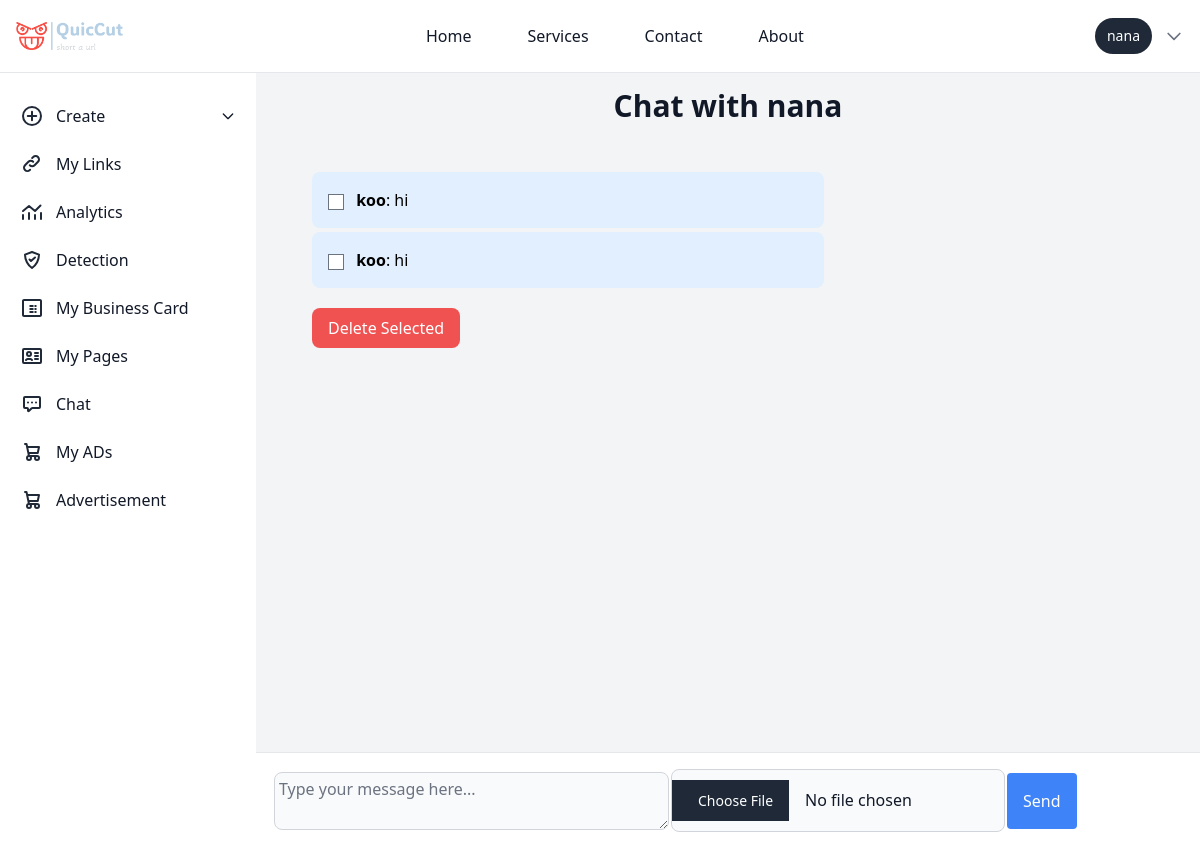
Page /chat/nana/ (signed in) on the earlier database version.
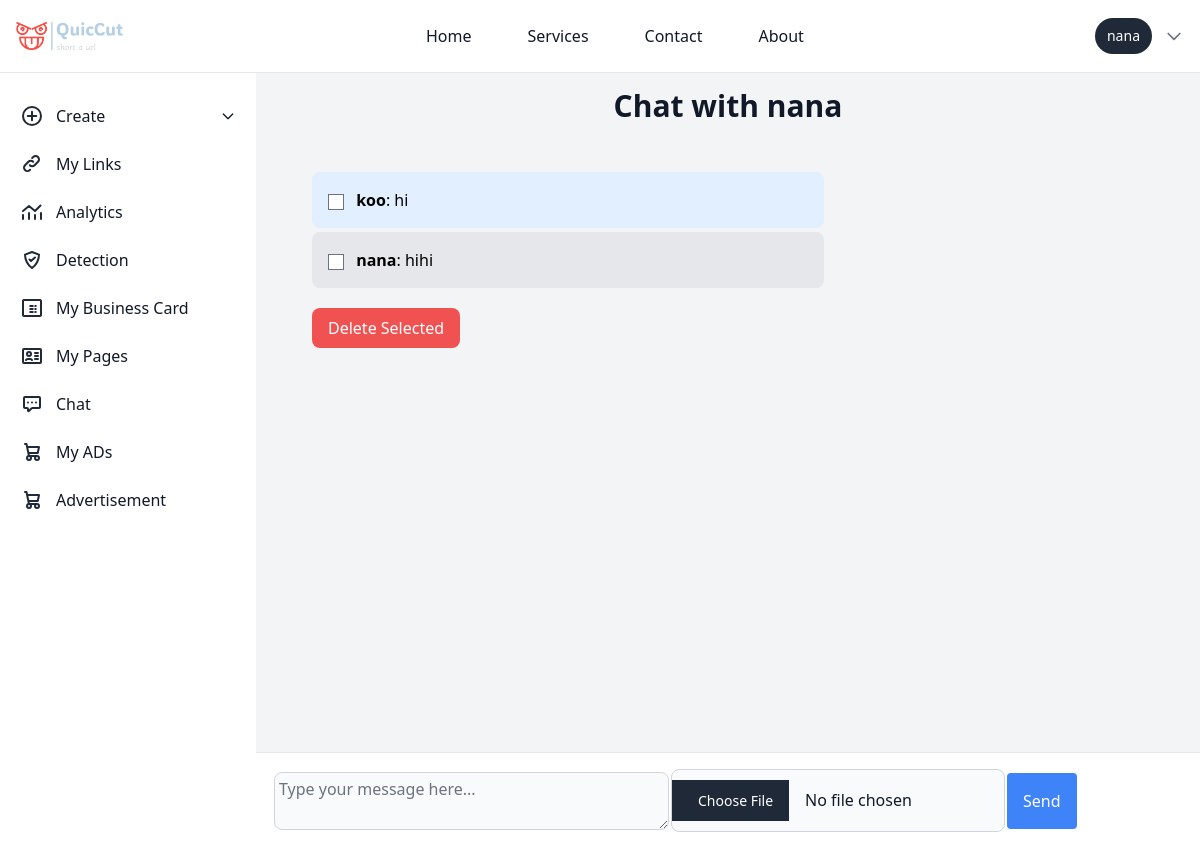
Same page on the later database version.
### chat/models.py (models this page shows, shortened)
class Message(models.Model):
    sender = models.ForeignKey(User, related_name='sent_messages', on_delete=models.CASCADE)
    receiver = models.ForeignKey(User, related_name='received_messages', on_delete=models.CASCADE)
    content = models.TextField()
    timestamp = models.DateTimeField(auto_now_add=True)
    is_read = models.BooleanField(default=False)
    file = models.FileField(upload_to='uploads/', blank=True, null=True)

### chat/views.py (the view)
# urls.py: path('<str:username>/', views.chat_detail, name='chat_detail'),
@login_required
def chat_detail(request, username):
    user = get_object_or_404(User, username=username)
    if request.method == 'POST':
        form = MessageForm(request.POST, request.FILES)
        if form.is_valid():
            message = form.save(commit=False)
            message.sender = request.user
            message.receiver = user
            message.save()
            send_mail(
                subject='New Message Notification',
                message=f'You have received a new message from {request.user.username}.',
                from_email='developeregyakofi@gmail.com',
                recipient_list=[user.email],
                fail_silently=False,
            )
            return redirect('chat_detail', username=user.username)
    else:
        form = MessageForm()
    messages = Message.objects.filter(
        (Q(sender=request.user) & Q(receiver=user)) |
        (Q(sender=user) & Q(receiver=request.user))
    ).order_by('timestamp')
    unread_messages = messages.filter(receiver=request.user, is_read=False)
    unread_messages.update(is_read=True)
    if request.method == 'POST':
        content = request.POST.get('content')
        if content:
            Message.objects.create(sender=request.user, receiver=user, content=content)
    if request.method == 'POST' and 'delete_message_ids' in request.POST:
        message_ids = request.POST.getlist('delete_message_ids')
        Message.objects.filter(id__in=message_ids).delete()
    return render(request, 'chat/chat_detail.html', {'messages': messages, 'form': form, 'user': user})

### chat/forms.py
class MessageForm(forms.ModelForm):
    class Meta:
        model = Message
        fields = ['content', 'file']
        widgets = {
            'content': forms.Textarea(attrs={
                'rows': 2,
                'class': 'p-1 text-md text-gray-900 bg-gray-50 rounded-lg border border-gray-300 focus:ring-blue-500 focus:border-blue-500 dark:bg-gray-700 dark:border-gray-600 dark:placeholder-gray-400 dark:text-white dark:focus:ring-blue-500 dark:focus:border-blue-500',
                'placeholder': 'Type your message here...'
            }),
                'file': forms.ClearableFileInput(attrs={
                'class': "p-2.5 text-md text-gray-900 bg-gray-50 rounded-lg border border-gray-300 focus:ring-blue-500 focus:border-blue-500 dark:bg-gray-700 dark:border-gray-600 dark:placeholder-gray-400 dark:text-white dark:focus:ring-blue-500 dark:focus:border-blue-500",
            }),
        }

### chat/templatetags/chat_tags.py (called while the page is built)
@register.simple_tag
def unread_message_count(user):
    return Message.objects.filter(receiver=user, is_read=False).count()

### templates/chat/chat_detail.html (shortened to what this page needs)
{% extends 'basehome/base.html' %}
{% block content %}
{% load static %}
<div class="bg-gray-100 p-10 sm:ml-64 mt-12 overflow-y-auto max-h-screen flex flex-col">
    <div class="w-full h-screen bg-gray-100">
    <div class="flex-none">
        <h1 class="text-center text-3xl font-bold text-gray-900 mb-8">Chat with {{ user.username }}</h1>
    </div>
    <div class="flex-1 overflow-y-auto p-4 space-y-4 mb-24">
        <form method="post">
            {% if messages %}
                {% for message in messages %}
                    <div class="mb-1 {% if message.sender == request.user %}bg-blue-100 self-end{% else %}bg-gray-200 self-start{% endif %} p-4 rounded-lg max-w-lg">
                        <input type="checkbox" name="delete_message_ids" value="{{ message.id }}" class="mr-2">
                        <strong>{{ message.sender.username }}</strong>: {{ message.content }}
                    </div>
                {% endfor %}
                <button type="submit" class="mt-4 bg-red-500 text-white px-4 py-2 rounded-lg hover:bg-red-600">Delete Selected</button>
            {% endif %}
        </form>
    </div>
    <div class="ml-64 bg-white p-4 border-t border-gray-200 fixed bottom-0 inset-x-0">
        <form method="post" enctype="multipart/form-data" class="flex space-x-0.5 items-center">
                {{ form.content }}
                    {{ form.file }}
                <button type="submit" class="bg-blue-500 text-white px-4 py-4 rounded hover:bg-blue-600">
                    Send
                </button>
            </div>
    </div>
</div>
{% endblock %}

Differences in the rows shown:
removed Message: sender.username "koo", content "hi"
added Message: sender.username "nana", content "hihi"
